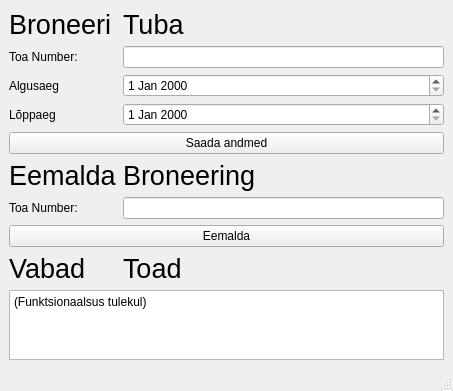
<?xml version="1.0" encoding="UTF-8"?>
<ui version="4.0">
 <class>Hotell</class>
 <widget class="QMainWindow" name="Hotell">
  <property name="geometry">
   <rect>
    <x>0</x>
    <y>0</y>
    <width>453</width>
    <height>365</height>
   </rect>
  </property>
  <property name="maximumSize">
   <size>
    <width>800</width>
    <height>16777215</height>
   </size>
  </property>
  <property name="windowTitle">
   <string>Hotell</string>
  </property>
  <widget class="QWidget" name="centralwidget">
   <layout class="QFormLayout" name="formLayout">
    <item row="0" column="0">
     <widget class="QLabel" name="label_5">
      <property name="font">
       <font>
        <pointsize>20</pointsize>
       </font>
      </property>
      <property name="text">
       <string>Broneeri</string>
      </property>
      <property name="alignment">
       <set>Qt::AlignmentFlag::AlignLeading|Qt::AlignmentFlag::AlignLeft|Qt::AlignmentFlag::AlignVCenter</set>
      </property>
     </widget>
    </item>
    <item row="0" column="1">
     <widget class="QLabel" name="label_4">
      <property name="font">
       <font>
        <pointsize>20</pointsize>
       </font>
      </property>
      <property name="text">
       <string>Tuba</string>
      </property>
     </widget>
    </item>
    <item row="1" column="0">
     <widget class="QLabel" name="label_2">
      <property name="text">
       <string>Toa Number:</string>
      </property>
     </widget>
    </item>
    <item row="1" column="1">
     <widget class="QLineEdit" name="roomNrAddInput"/>
    </item>
    <item row="2" column="0">
     <widget class="QLabel" name="label_3">
      <property name="sizePolicy">
       <sizepolicy hsizetype="Preferred" vsizetype="Preferred">
        <horstretch>0</horstretch>
        <verstretch>0</verstretch>
       </sizepolicy>
      </property>
      <property name="text">
       <string>Algusaeg</string>
      </property>
     </widget>
    </item>
    <item row="2" column="1">
     <widget class="QDateEdit" name="startDateInput"/>
    </item>
    <item row="3" column="0">
     <widget class="QLabel" name="label">
      <property name="sizePolicy">
       <sizepolicy hsizetype="Preferred" vsizetype="Preferred">
        <horstretch>0</horstretch>
        <verstretch>0</verstretch>
       </sizepolicy>
      </property>
      <property name="text">
       <string>Lõppaeg</string>
      </property>
     </widget>
    </item>
    <item row="3" column="1">
     <widget class="QDateEdit" name="endDateInput"/>
    </item>
    <item row="4" column="0" colspan="2">
     <widget class="QPushButton" name="savePushButton">
      <property name="text">
       <string>Saada andmed</string>
      </property>
     </widget>
    </item>
    <item row="5" column="0">
     <widget class="QLabel" name="label_6">
      <property name="font">
       <font>
        <pointsize>20</pointsize>
       </font>
      </property>
      <property name="text">
       <string>Eemalda</string>
      </property>
      <property name="margin">
       <number>0</number>
      </property>
     </widget>
    </item>
    <item row="5" column="1">
     <widget class="QLabel" name="label_7">
      <property name="font">
       <font>
        <pointsize>20</pointsize>
       </font>
      </property>
      <property name="text">
       <string>Broneering</string>
      </property>
     </widget>
    </item>
    <item row="6" column="0">
     <widget class="QLabel" name="label_8">
      <property name="text">
       <string>Toa Number: </string>
      </property>
     </widget>
    </item>
    <item row="6" column="1">
     <widget class="QLineEdit" name="roomNrRemoveInput"/>
    </item>
    <item row="7" column="0" colspan="2">
     <widget class="QPushButton" name="removePushButton">
      <property name="text">
       <string>Eemalda</string>
      </property>
     </widget>
    </item>
    <item row="8" column="0">
     <widget class="QLabel" name="label_9">
      <property name="font">
       <font>
        <pointsize>20</pointsize>
       </font>
      </property>
      <property name="text">
       <string>Vabad</string>
      </property>
     </widget>
    </item>
    <item row="8" column="1">
     <widget class="QLabel" name="label_10">
      <property name="font">
       <font>
        <pointsize>20</pointsize>
       </font>
      </property>
      <property name="text">
       <string>Toad</string>
      </property>
     </widget>
    </item>
    <item row="9" column="0" colspan="2">
     <widget class="QTextEdit" name="textEdit">
      <property name="html">
       <string>&lt;!DOCTYPE HTML PUBLIC &quot;-//W3C//DTD HTML 4.0//EN&quot; &quot;http://www.w3.org/TR/REC-html40/strict.dtd&quot;&gt;
&lt;html&gt;&lt;head&gt;&lt;meta name=&quot;qrichtext&quot; content=&quot;1&quot; /&gt;&lt;meta charset=&quot;utf-8&quot; /&gt;&lt;style type=&quot;text/css&quot;&gt;
p, li { white-space: pre-wrap; }
hr { height: 1px; border-width: 0; }
li.unchecked::marker { content: &quot;\2610&quot;; }
li.checked::marker { content: &quot;\2612&quot;; }
&lt;/style&gt;&lt;/head&gt;&lt;body style=&quot; font-family:'Segoe UI'; font-size:9pt; font-weight:400; font-style:normal;&quot;&gt;
&lt;p style=&quot; margin-top:0px; margin-bottom:0px; margin-left:0px; margin-right:0px; -qt-block-indent:0; text-indent:0px;&quot;&gt;(Funktsionaalsus tulekul)&lt;/p&gt;&lt;/body&gt;&lt;/html&gt;</string>
      </property>
     </widget>
    </item>
   </layout>
  </widget>
  <widget class="QMenuBar" name="menubar">
   <property name="geometry">
    <rect>
     <x>0</x>
     <y>0</y>
     <width>453</width>
     <height>17</height>
    </rect>
   </property>
  </widget>
  <widget class="QStatusBar" name="statusbar"/>
 </widget>
 <resources/>
 <connections/>
</ui>
